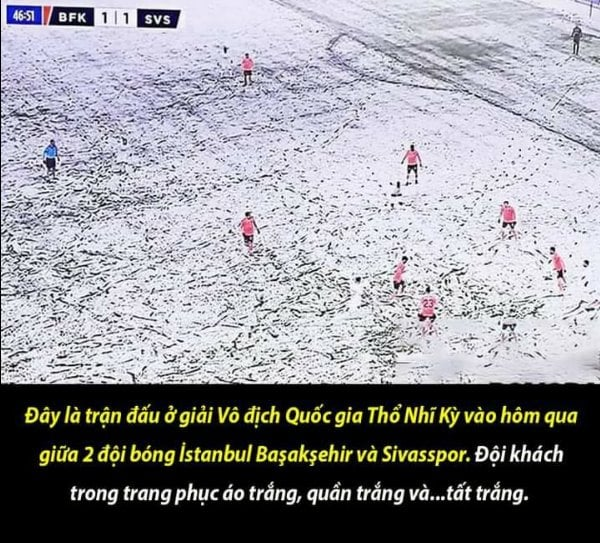
#> input picture Python/MachineLearning/Image - 02.png, 600 x 543 px
$ python Python_ImageContrast.py
#> lines starting #> are read from the running program, lines starting #| are printed output that depends on the picture
from PIL import Image
from PIL import ImageEnhance
import matplotlib.pyplot as plt

image = Image.open("Image - 02.png");
#> image is the input picture: PIL image 600x543 RGB; mean R, G, B 149.8, 149.6, 155.2
##
plt.subplot(2,3,1) # ORG
plt.title("image-ORG")
plt.imshow(image)

enh_bri = ImageEnhance.Brightness(image)
brightness = 1.5
image_brightened = enh_bri.enhance(brightness)
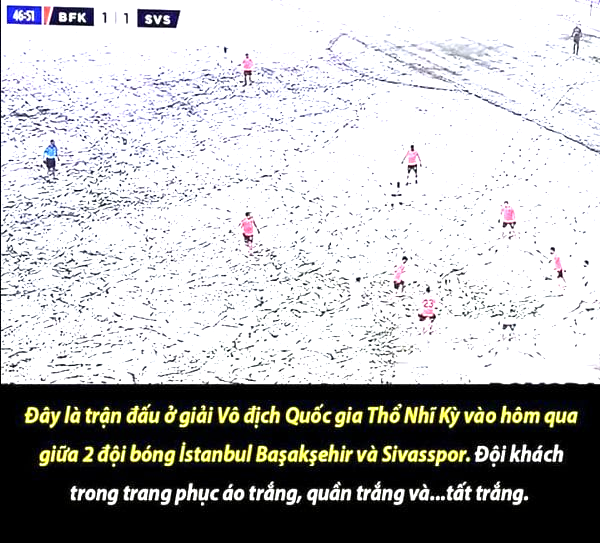
#> image_brightened: PIL image 600x543 RGB; mean R, G, B 181.7, 181.5, 180.7
##
plt.subplot(2,3,2) # image_brightened
plt.title("image_brightened")
plt.imshow(image_brightened)

enh_col = ImageEnhance.Color(image)
color = 5
image_colored = enh_col.enhance(color)
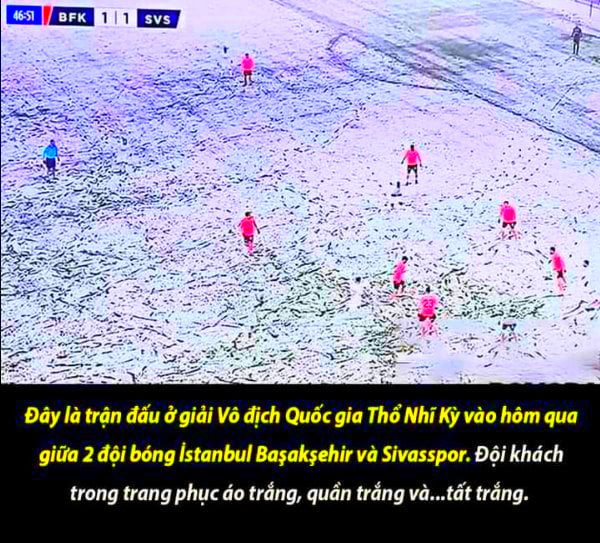
#> image_colored: PIL image 600x543 RGB; mean R, G, B 147.2, 146.7, 170.7
##
plt.subplot(2,3,3) # image_colored
plt.title("image_colored")
plt.imshow(image_colored)


enh_con = ImageEnhance.Contrast(image)
contrast = 5
image_contrasted = enh_con.enhance(contrast)
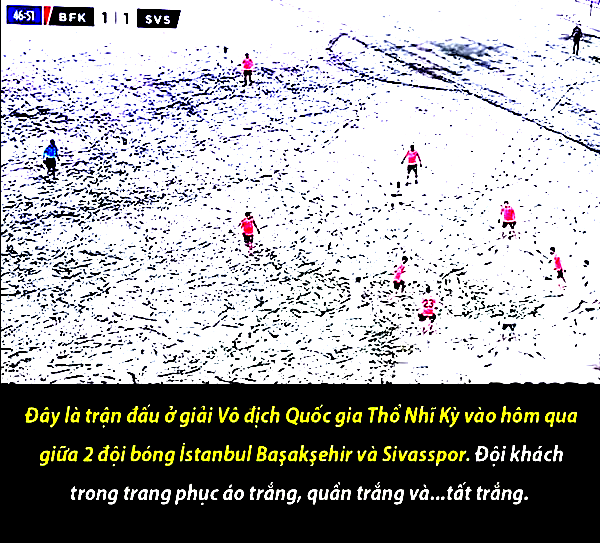
#> image_contrasted: PIL image 600x543 RGB; mean R, G, B 165.9, 165.6, 166.1
##
plt.subplot(2,3,5) # image_contrasted
plt.title("image_contrasted")
plt.imshow(image_contrasted)


enh_sha = ImageEnhance.Sharpness(image)
sharpness = 5.0
image_sharped = enh_sha.enhance(sharpness)
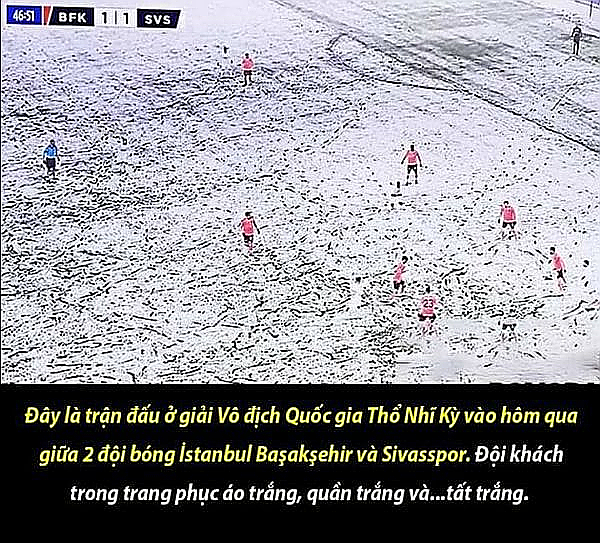
#> image_sharped: PIL image 600x543 RGB; mean R, G, B 146.5, 146.2, 150.6
##
plt.subplot(2,3,6) # image_sharped
plt.title("image_sharped")
plt.imshow(image_sharped)

###
plt.show()

$ run again, with Python/MachineLearning/Image - 01.png copied over Python/MachineLearning/Image - 02.png
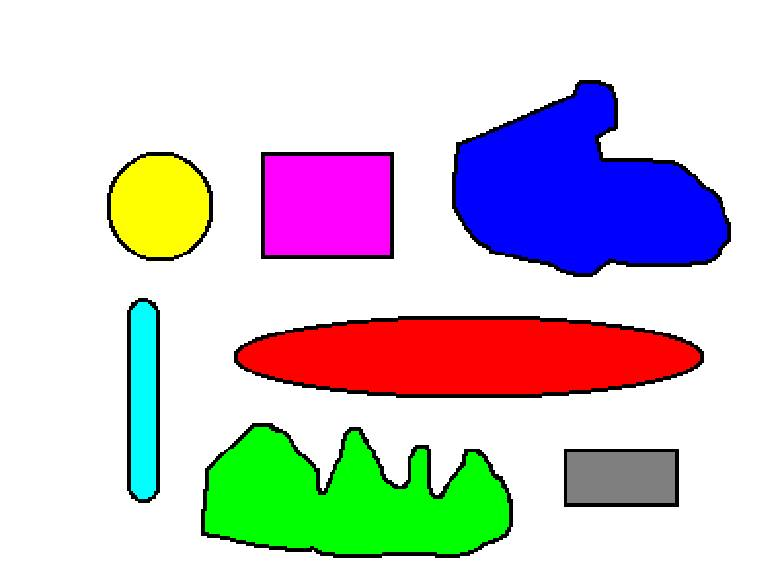
#> input picture Python/MachineLearning/Image - 01.png, 780 x 585 px
#> image is the input picture: PIL image 780x585 RGB; mean R, G, B 209.3, 204.2, 210
#> `image_colored = enh_col.enhance(color)`:
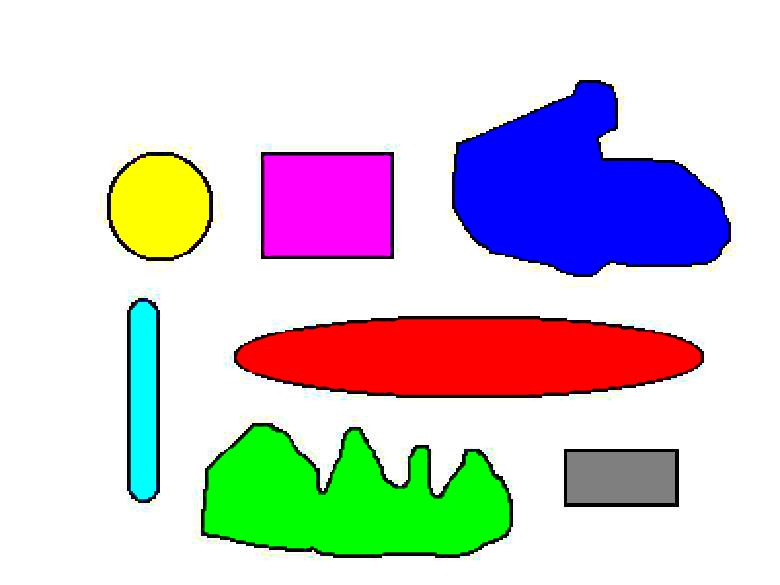
#> image_colored: PIL image 780x585 RGB; mean R, G, B 209.7, 204.4, 210.3
#> `image_contrasted = enh_con.enhance(contrast)`:
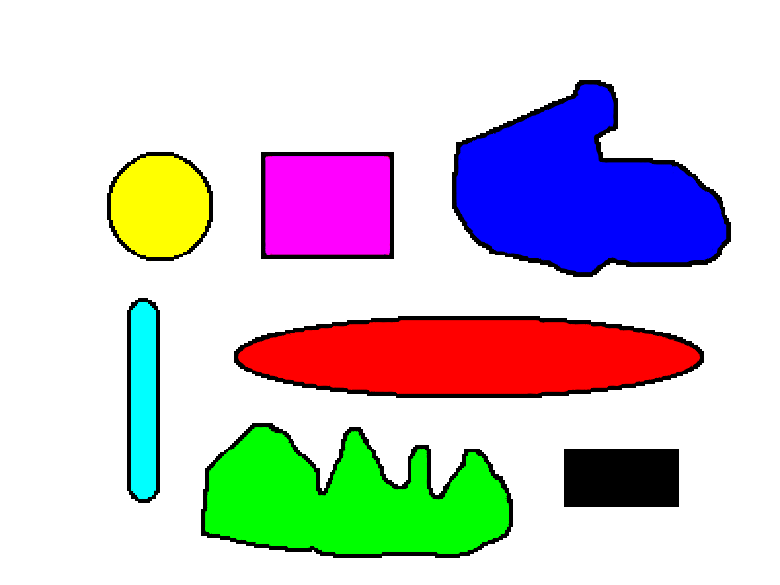
#> image_contrasted: PIL image 780x585 RGB; mean R, G, B 207.4, 202.5, 207.7

$ run again, with Python/MachineLearning/Chipu.jpg saved as Python/MachineLearning/Image - 02.png
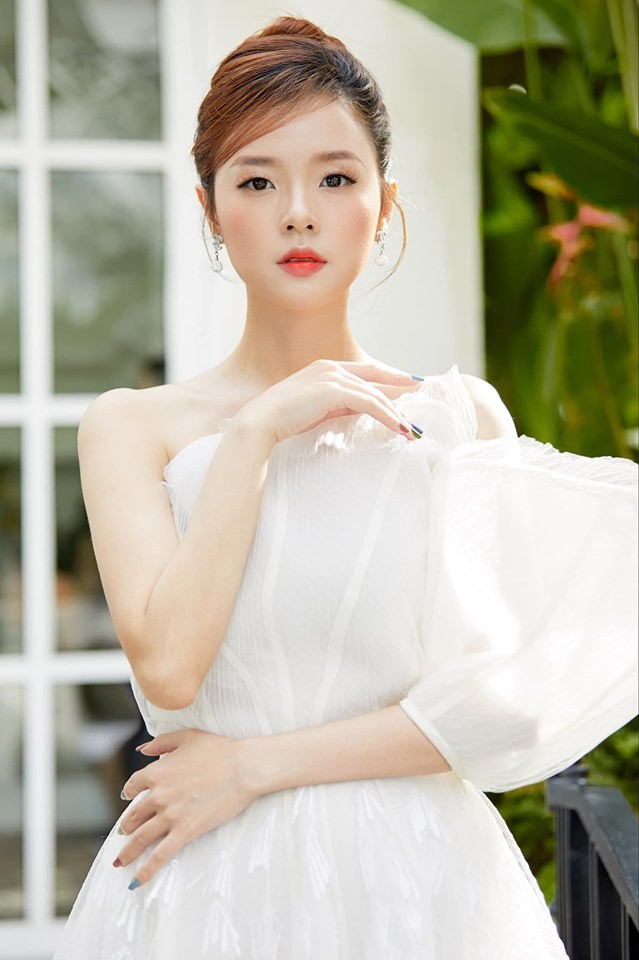
#> input picture Python/MachineLearning/Chipu.jpg, 639 x 960 px
#> image is the input picture: PIL image 639x960 RGB; mean R, G, B 187, 182.8, 165.3
#> `image_colored = enh_col.enhance(color)`:
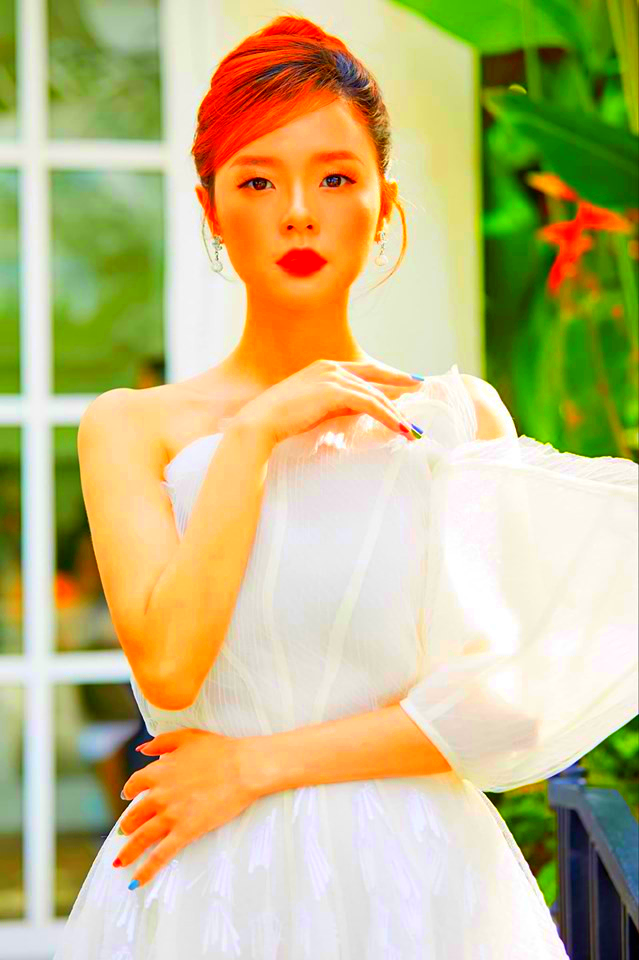
#> image_colored: PIL image 639x960 RGB; mean R, G, B 196.2, 185.7, 130.7
#> `image_contrasted = enh_con.enhance(contrast)`:
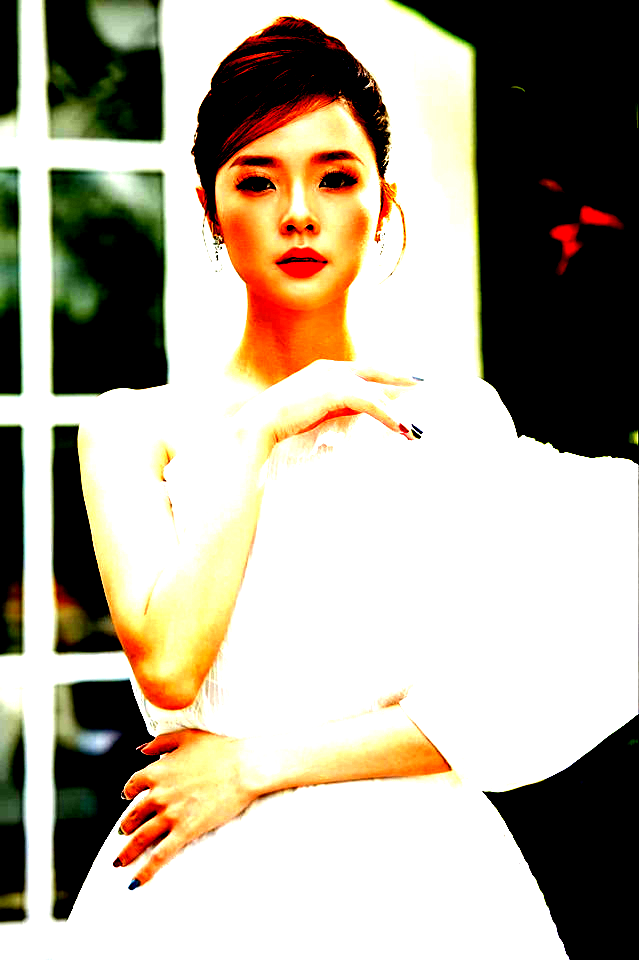
#> image_contrasted: PIL image 639x960 RGB; mean R, G, B 177.1, 168.6, 152.8
